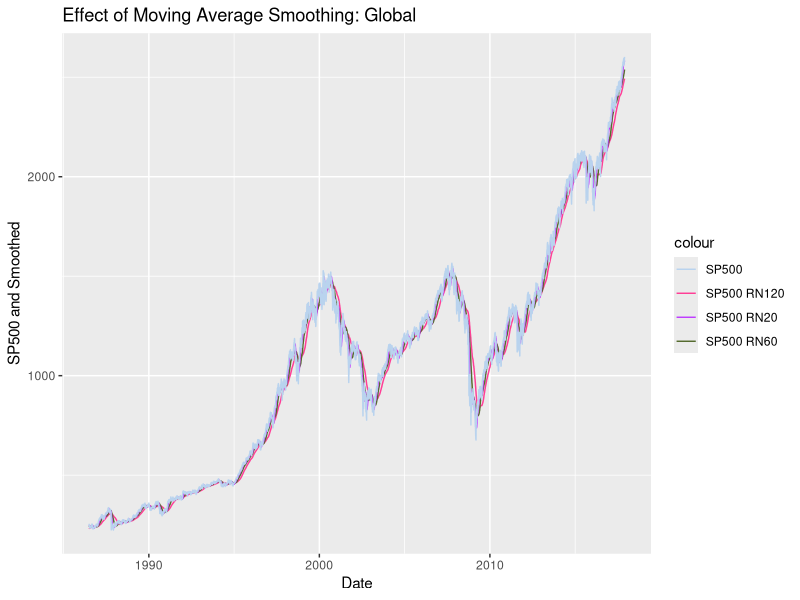
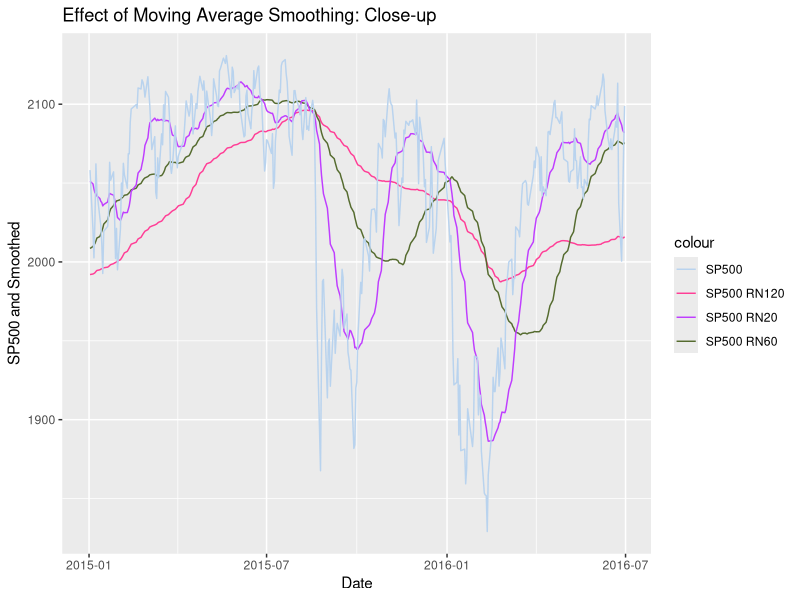
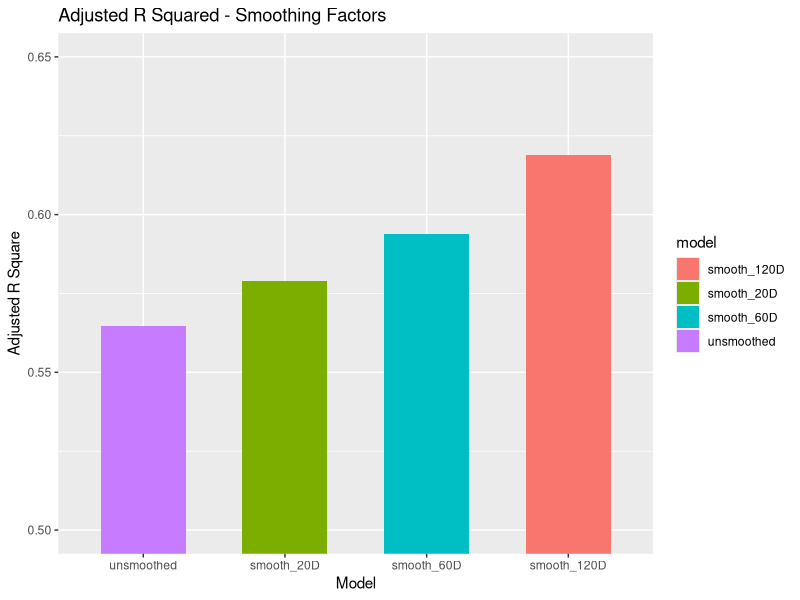
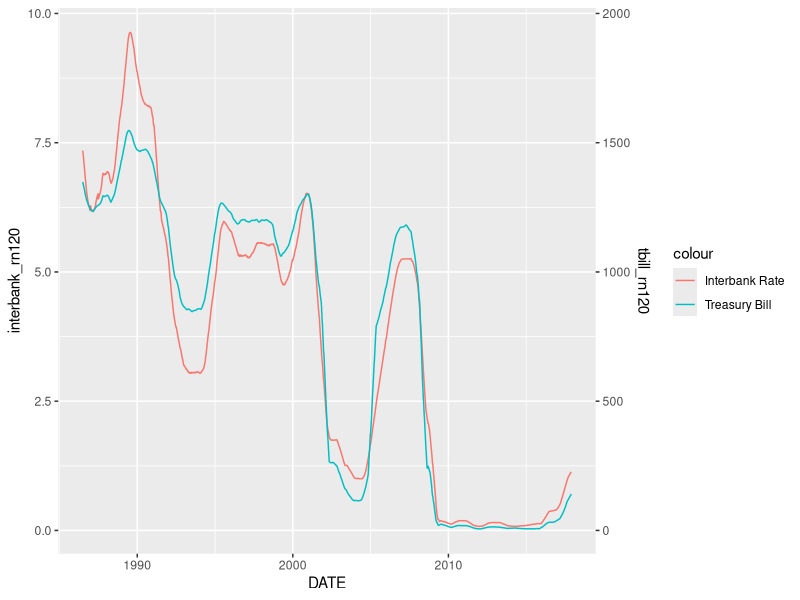
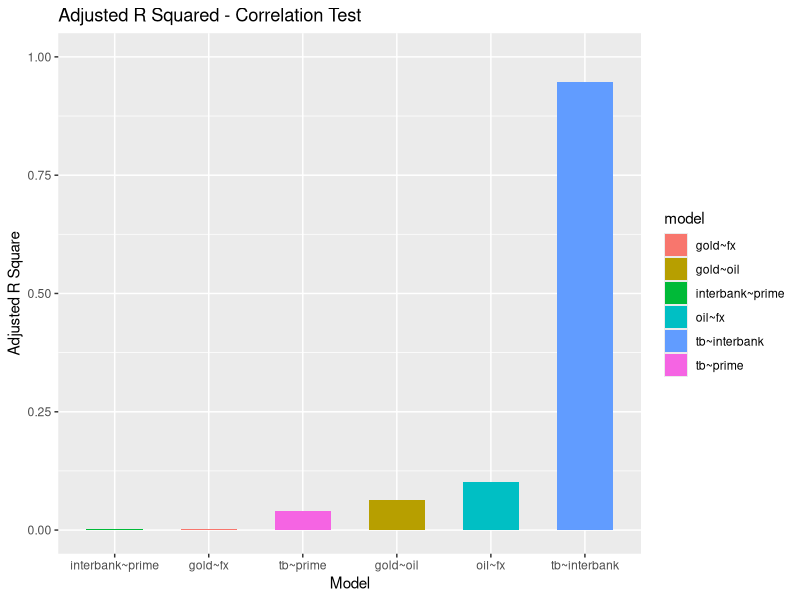
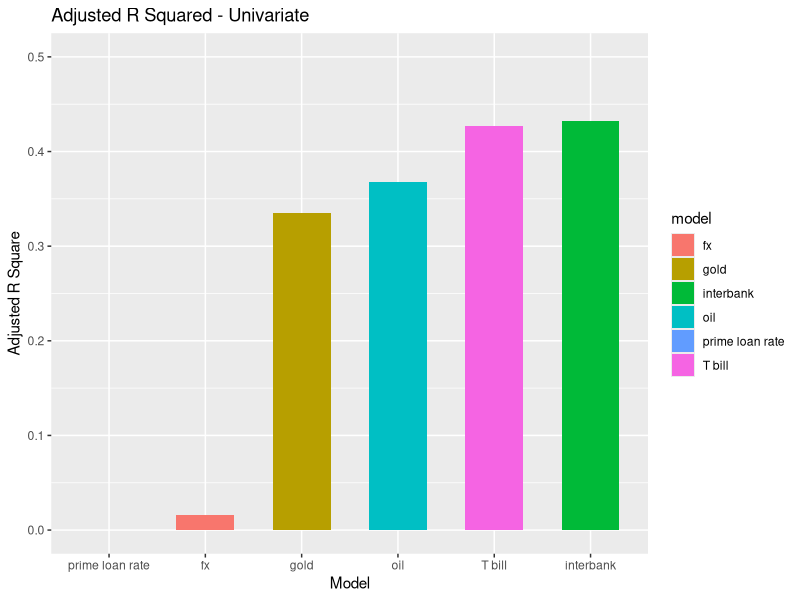
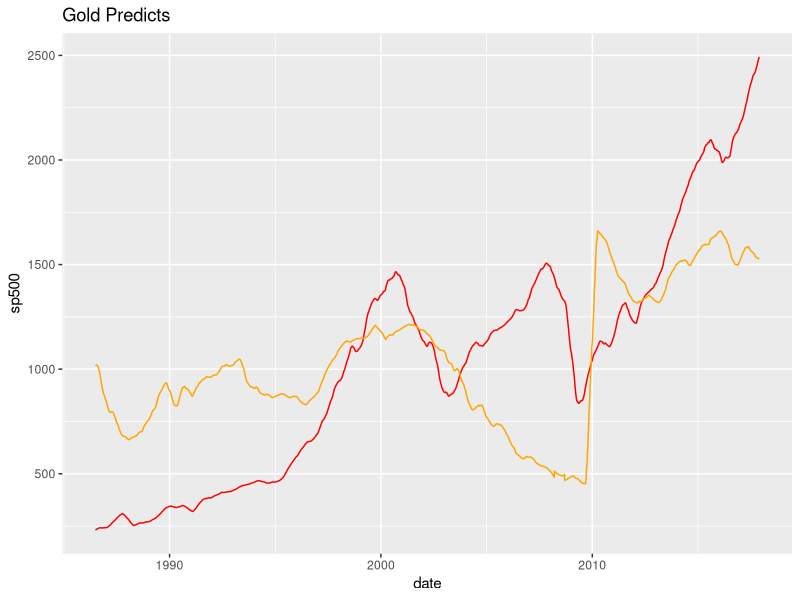
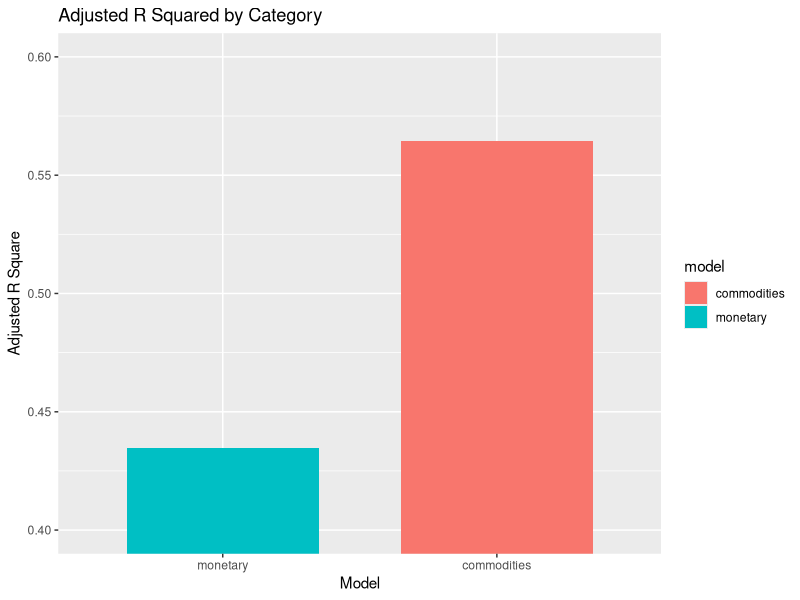

R code for these plots, in order:
## ---- chunk 1
knitr::opts_chunk$set(echo = TRUE)
library(tidyverse)
library(ggplot2)
Sys.timezone()
## ---- chunk 2
master <- read.csv("master.csv")
master$DATE <- as.Date(master$DATE)
## ---- chunk 3
start_time <- as.Date("2015-01-01")
end_time <- as.Date("2016-06-30")
start.end <- c(start_time, end_time)

ggplot(master, aes(x=DATE)) + 
 geom_line(aes(y = sp500_rn120, color = "SP500 RN120", group = 1)) +
 geom_line(aes(y = sp500_rn60, color = "SP500 RN60", group = 1)) +
 geom_line(aes(y = sp500_rn20, color = "SP500 RN20", group = 1)) +
 geom_line(aes(y = sp500, color = "SP500", group = 1)) +
  xlab("Date") + ylab("SP500 and Smoothed")+
  #scale_x_date(limits = start.end)+
  #coord_cartesian(ylim=c(1830,2130))+
  scale_color_manual(values=c("slategray2","violetred1","darkorchid1","darkolivegreen"))+
  ggtitle("Effect of Moving Average Smoothing: Global")
## ---- chunk 4
ggplot(master, aes(x=DATE)) + 
 geom_line(aes(y = sp500_rn120, color = "SP500 RN120", group = 1)) +
 geom_line(aes(y = sp500_rn60, color = "SP500 RN60", group = 1)) +
 geom_line(aes(y = sp500_rn20, color = "SP500 RN20", group = 1)) +
 geom_line(aes(y = sp500, color = "SP500", group = 1)) +
  xlab("Date") + ylab("SP500 and Smoothed")+
  scale_x_date(limits = start.end)+
  coord_cartesian(ylim=c(1830,2130))+
  scale_color_manual(values=c("slategray2","violetred1","darkorchid1","darkolivegreen"))+
  ggtitle("Effect of Moving Average Smoothing: Close-up")
  
## ---- chunk 5
lm_smooth_120 <- lm(sp500_rn120 ~ interbank_rn120 + gold_rn120 + oil_rn120 + fx_rn120 + prime_loan_rate, data = master)

lm_unsmoothed <- lm(sp500 ~ us_interbank_rate  + gold_price + crude_oil +fx_index + prime_loan_rate, data = master)

lm_smooth_20 <- lm(sp500_rn20 ~ interbank_rn20 + gold_rn20 + oil_rn20 + fx_rn20 + prime_loan_rate, data = master)

lm_smooth_60 <- lm(sp500_rn60 ~ interbank_rn60 + gold_rn60 + oil_rn60 + fx_rn60 + prime_loan_rate, data = master)
## ---- chunk 6
ats_smooth<-data.frame(
  model=c("smooth_120D","unsmoothed","smooth_20D","smooth_60D"),
  adjusted_R_square=c(0.619,0.5647,0.5789,0.5937)
)

ggplot(ats_smooth, aes(x = reorder(model, adjusted_R_square), y = adjusted_R_square)) + geom_bar(aes(fill = model), stat = "identity", width = 0.6) +
  xlab("Model") + ylab("Adjusted R Square")+
  coord_cartesian(ylim=c(0.5,0.65))+
  ggtitle("Adjusted R Squared - Smoothing Factors")
## ---- chunk 7
lm_monetary_correlation_1 <- lm(interbank_rn120 ~ tbill_rn120, data = master)
summary(lm_monetary_correlation_1)
## ---- chunk 8
ggplot(master, aes(x=DATE)) + 
 geom_line(aes(y = interbank_rn120, color = "Interbank Rate", group = 1)) + 
 geom_line(aes(y = tbill_rn120/200, color = "Treasury Bill", group = 1)) +
 scale_y_continuous(
   "interbank_rn120", sec.axis = sec_axis(~.*200, name = "tbill_rn120"))
## ---- chunk 9

ats_corr<-data.frame(
  model=c("tb~interbank","tb~prime","interbank~prime","gold~oil","oil~fx","gold~fx"),
  adjusted_R_square=c(0.9464,0.0394,0.001433,0.0636,0.1024,0.001729)
)

ggplot(ats_corr, aes(x = reorder(model, adjusted_R_square), y = adjusted_R_square)) + geom_bar(aes(fill = model), stat = "identity", width = 0.6) +
  xlab("Model") + ylab("Adjusted R Square")+
  coord_cartesian(ylim=c(0,1))+
  ggtitle("Adjusted R Squared - Correlation Test")
## ---- chunk 10
lm_gold <- lm(sp500_rn120 ~ gold_rn120, data = master)
summary(lm_gold)
## ---- chunk 11
lm_tb <- lm(sp500_rn120 ~ tbill_rn120, data = master)
## ---- chunk 12
lm_oil <- lm(sp500_rn120 ~ oil_rn120, data = master)
## ---- chunk 13
lm_fx <- lm(sp500_rn120 ~ fx_rn120, data = master)
## ---- chunk 14
lm_interbank <- lm(sp500_rn120 ~ interbank_rn120, data = master)
## ---- chunk 15
lm_prime <- lm(sp500_rn120 ~ prime_loan_rate, data = master)
## ---- chunk 16
ats_unis<-data.frame(
  model=c("gold","T bill","oil","fx","interbank","prime loan rate"),
  adjusted_R_square=c(0.3355,0.4274,0.3676,0.01555,0.4321,0.0003966)
)

ggplot(ats_unis, aes(x = reorder(model, adjusted_R_square), y = adjusted_R_square)) + geom_bar(aes(fill = model), stat = "identity", width = 0.6) +
  xlab("Model") + ylab("Adjusted R Square")+
  coord_cartesian(ylim=c(0,0.5))+
  ggtitle("Adjusted R Squared - Univariate")
## ---- chunk 17
master$tb_predict <- predict(lm_tb, master)
master$gold_predict <- predict(lm_gold, master)
master$oil_predict <- predict(lm_oil, master)
master$interbank_predict <- predict(lm_interbank, master)
master$fx_predict <- predict(lm_fx, master)
master$prime_predict <- predict(lm_prime, master)
## ---- chunk 18
ggplot() + 
  geom_line(data = master, aes(x = master$DATE, y = master$sp500_rn120, group = 1), color = "red") +
  geom_line(data = master, aes(x = master$DATE, y = master$gold_predict, group = 1), color = "orange") +
  xlab('date') +
  ylab('sp500') +
  ggtitle("Gold Predicts")
## ---- chunk 19
lm_monetary <- lm(sp500_rn120 ~ interbank_rn120 + prime_loan_rate, data = master)
lm_commodities<-lm(sp500_rn120 ~ gold_rn120 + oil_rn120 + fx_rn120, data = master)
## ---- chunk 20
ats_cat<-data.frame(
  model=c("monetary","commodities"),
  adjusted_R_square=c(0.4345,0.5646)
)

ggplot(ats_cat, aes(x = reorder(model, adjusted_R_square), y = adjusted_R_square)) + geom_bar(aes(fill = model), stat = "identity", width = 0.7) +
  xlab("Model") + ylab("Adjusted R Square") +
  coord_cartesian(ylim=c(0.4,0.6)) +
  ggtitle("Adjusted R Squared by Category")
## ---- chunk 21
master$monetary_predict <- predict(lm_monetary, master)
master$commodities_predict <- predict(lm_commodities, master)
## ---- chunk 22
ggplot() + 
  geom_line(data = master, aes(x = master$DATE, y = master$sp500_rn120), color = "red") +
  geom_line(data = master, aes(x = master$DATE, y = master$monetary_predict), color = "orange") +
  xlab('date') +
  ylab('sp500') +
  ggtitle("Monetary Predicts")
## ---- chunk 23
ggplot() + 
  geom_line(data = master, aes(x = master$DATE, y = master$sp500_rn120), color = "red") +
  geom_line(data = master, aes(x = master$DATE, y = master$commodities_predict), color = "brown") +
  xlab('date') +
  ylab('sp500') +
  ggtitle("Commodity Predicts")
## ---- chunk 24
lm_ex_prime <- lm(sp500_rn120 ~ interbank_rn120 + gold_rn120 + oil_rn120 + fx_rn120, data = master)
lm_all <- lm(sp500_rn120 ~ interbank_rn120 + gold_rn120 + oil_rn120 + fx_rn120 + prime_loan_rate, data = master)
## ---- chunk 25
lm_ex_gold <- lm(sp500_rn120 ~ interbank_rn120 + oil_rn120 + fx_rn120 + prime_loan_rate, data = master)
lm_ex_interbank <- lm(sp500_rn120 ~ gold_rn120 + oil_rn120 + fx_rn120 + prime_loan_rate, data = master)
lm_ex_oil <- lm(sp500_rn120 ~ interbank_rn120 + gold_rn120 + fx_rn120 + prime_loan_rate, data = master)
lm_ex_fx <- lm(sp500_rn120 ~ interbank_rn120 + gold_rn120 + prime_loan_rate + oil_rn120, data = master)
## ---- chunk 26
rmse_all <- sqrt(c(crossprod(lm_all$residuals)) / length(lm_all$residuals))
rmse_prime <- sqrt(c(crossprod(lm_ex_prime$residuals)) / length(lm_ex_prime$residuals))
rmse_gold <- sqrt(c(crossprod(lm_ex_gold$residuals)) / length(lm_ex_gold$residuals))
rmse_interbank <- sqrt(c(crossprod(lm_ex_interbank$residuals)) / length(lm_ex_interbank$residuals))
rmse_oil <- sqrt(c(crossprod(lm_ex_oil$residuals)) / length(lm_ex_oil$residuals))
rmse_fx <- sqrt(c(crossprod(lm_ex_fx$residuals)) / length(lm_ex_fx$residuals))

rmse_plot<-data.frame(model = c("all_factors","ex_fx","ex_prime","ex_interbank","ex_gold","ex_oil"),rmse_value = c(rmse_all,rmse_fx,rmse_prime,rmse_interbank,rmse_gold,rmse_oil))
## ---- chunk 27
ggplot(rmse_plot, aes(x = reorder(model, rmse_value), y = rmse_value)) + geom_bar(aes(fill = model), stat = "identity", width = 0.7) +
  xlab("Model") + ylab("RMSE")+
  coord_cartesian(ylim=c(300,400))+
  ggtitle("RMSE Comparison: One-less-factor Models")
## ---- chunk 28
lm_all_pre_smoothing <- lm(sp500 ~ us_interbank_rate  + gold_price + crude_oil +fx_index + prime_loan_rate, data = master)

lm_all_roc<-lm(sp500_returns ~ us_interbank_rate + gold_price_roc + crude_oil_roc + fx_index + prime_loan_rate, data = master)

lm_all_lg_smoothed<-lm(log10(sp500_rn120) ~ interbank_rn120 + gold_rn120 + oil_rn120 + fx_rn120 + prime_loan_rate, data = master)

lm_first_difference <- lm((sp500-lag(sp500)) ~ (us_interbank_rate - lag(us_interbank_rate))  + (gold_price - lag(gold_price)) + (crude_oil - lag(crude_oil)) +(fx_index - lag(fx_index)) + (prime_loan_rate - lag(prime_loan_rate)), data = master)
## ---- chunk 29
ats_alls<-data.frame(
  model=c("smoothed","unsmoothed","rates of change","log10 smoothed", "first differences"),
  adjusted_R_square=c(0.619,0.5647,0.0002539,0.6297, 0.0007244)
)

ggplot(ats_alls, aes(x = reorder(model, adjusted_R_square), y = adjusted_R_square)) + geom_bar(aes(fill = model), stat = "identity", width = 0.7) +
  xlab("Model") + ylab("Adjusted R Square")+
  coord_cartesian(ylim=c(0.5,0.65))+
  ggtitle("Adjusted R Squared by data transformation")
## ---- chunk 30
master$all_factors_predict <- predict(lm_all, master)
master$all_unsmoothed_predict <- predict(lm_all_pre_smoothing, master)
master$all_roc_predict <- predict(lm_all_roc, master)
master$all_lg_predict <- predict(lm_all_lg_smoothed, master)
master$all_first_difference_predict <- predict(lm_first_difference, master)

ggplot(master, aes(x=DATE)) + 
 geom_line(aes(y = sp500_rn120, color = "SP500 Smoothed", group = 1)) +
 geom_line(aes(y = all_factors_predict, color = "all_factors_predict", group = 1)) +
 geom_line(aes(y = all_unsmoothed_predict, color = "all_unsmoothed_predict", group = 1)) +
 geom_line(aes(y = 10^(all_lg_predict), color = "all_log_10", group = 1)) +
 scale_y_log10(
   "logged", sec.axis = sec_axis(~., name = "original")) +
  ggtitle("Comparison of Data Transformation Techniques")

ggplot(master, aes(x=DATE)) +
  geom_line(aes(y = sp500_diff, color = "SP500 First Difference", group = 1)) +
  geom_line(aes(y = all_first_difference_predict, color = "First Difference Predict", group = 1))
## ---- chunk 31
ggplot(master, aes(x=DATE)) + 
 geom_line(aes(y = sp500_rn120, color = "SP500 Smoothed", group = 1)) +
 geom_line(aes(y = 10^(all_lg_predict), color = "all_log_10", group = 1)) +
 scale_y_log10(
   "logged", sec.axis = sec_axis(~., name = "original")) +
  ggtitle("Best Fitted Model: Logged")

## ---- chunk 32
ggplot(master, aes(x=DATE)) + 
 geom_line(aes(y = sp500_rn120, color = "SP500 Smoothed", group = 1)) +
 geom_line(aes(y = all_factors_predict, color = "all_factors_predict", group = 1)) +
  ggtitle("Our Model: Moving Average Smoothed")
## ---- chunk 33
summary(lm_all)
